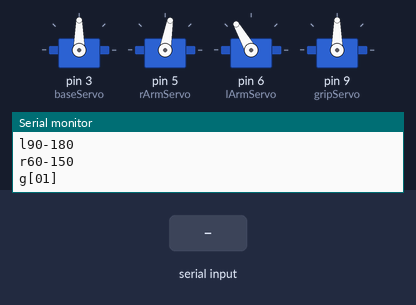
The sketch below on a simulated Arduino Uno, built with avr-gcc and run on an emulated ATmega328P. On the bench: 4 × servo, the last lines printed to the serial monitor. Inputs (shaded band) come from the test bench.

Above: at 1.5 s.
1.6 s: "l90\n" received over Serial
At 2.4 s:
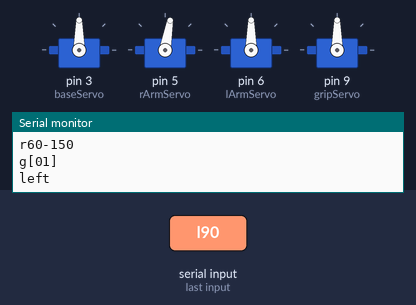
3.1 s: "r,45\n" received over Serial
At 3.6 s:
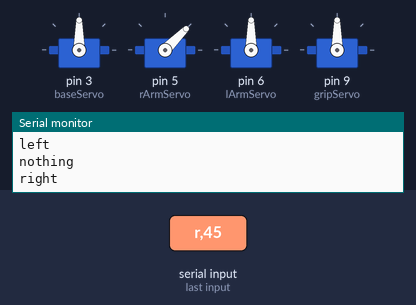
4.6 s: "b,45\n" received over Serial
At 5.8 s:
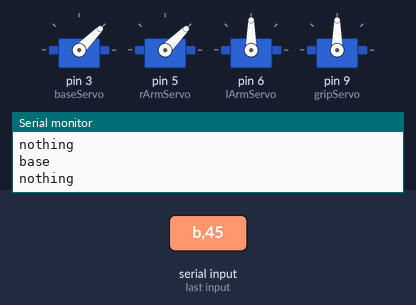
6.1 s: "l,45\n" received over Serial
At 7.1 s:
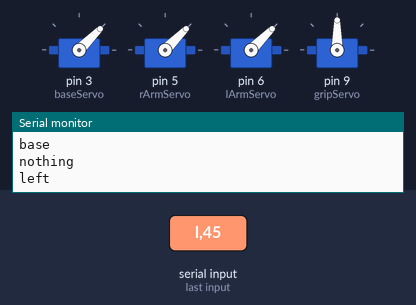
7.6 s: "r90\n" received over Serial
At 8.2 s:
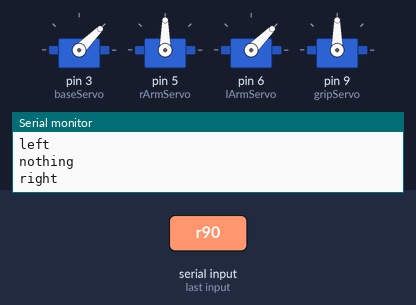
9.1 s: "b90\n" received over Serial
At 10.5 s:
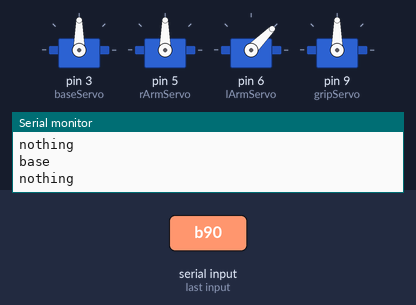
Timing chart, 0 to 11.6 s (numbered marks = the images above; inputs shaded):
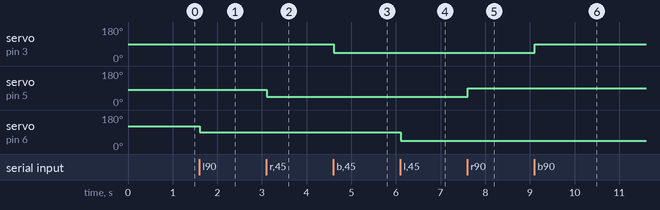

The sketch:

robot_arm.ino
```cpp
#include <Servo.h>

Servo baseServo;
Servo rArmServo;
Servo lArmServo;
Servo gripServo;
int GRIP_OPEN = 90;
int GRIP_CLOSE = 110;

void setup() {
  Serial.begin(9600);
  Serial.write("Arm Control\n");
  Serial.write("b0-180anticlockwise\n");
  Serial.write("l90-180\n");
  Serial.write("r60-150\n");
  Serial.write("g[01]\n");

  baseServo.write(90);
  baseServo.attach(3);
  delay(100);

  rArmServo.write(80);
  rArmServo.attach(5);
  delay(100);

  lArmServo.write(120);
  lArmServo.attach(6);

  delay(100);
  gripServo.write(GRIP_OPEN);
  gripServo.attach(9);
}

void loop() {
  if (Serial.available() > 0) {
    byte servo = Serial.read();
    int angle = Serial.parseInt();

    switch (servo) {
      case 'l':
        Serial.print("left\n");
        lArmServo.write(angle);
        break;
      case 'r':
        Serial.print("right\n");
        rArmServo.write(angle);
        break;
      case 'b':
        Serial.print("base\n");
        baseServo.write(angle);
        break;
      case 'g':
        if (angle == 0) {
          Serial.write("Open grip\n");
          gripServo.write(GRIP_OPEN);
        } else if (angle == 1) {
          Serial.write("Close grip\n");
          gripServo.write(GRIP_CLOSE);
        }
        break;
      default:
        Serial.print("nothing\n");
    }
  }
}
```

Measured:
- after the input at 1.6 s, servo on pin 6 (lArmServo): 120° → 90° at once
- after the input at 3.1 s, servo on pin 5 (rArmServo): 80° → 45° at once
- after the input at 4.6 s, servo on pin 3 (baseServo): 90° → 45° at once
- after the input at 6.1 s, servo on pin 6 (lArmServo): 90° → 45° at once
- after the input at 7.6 s, servo on pin 5 (rArmServo): 45° → 90° at once
- after the input at 9.1 s, servo on pin 3 (baseServo): 45° → 90° at once
